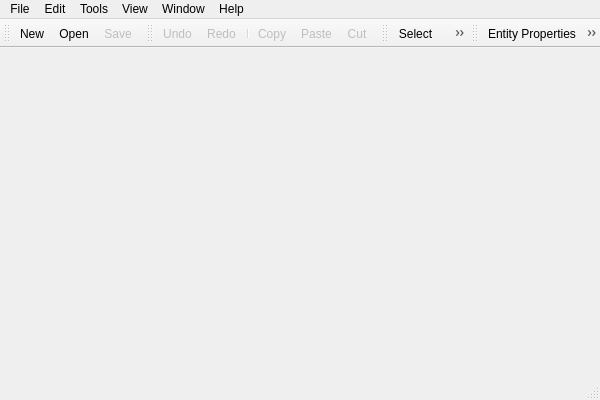
<?xml version="1.0" encoding="UTF-8"?>
<ui version="4.0">
 <class>MainWindow</class>
 <widget class="QMainWindow" name="MainWindow">
  <property name="geometry">
   <rect>
    <x>0</x>
    <y>0</y>
    <width>600</width>
    <height>400</height>
   </rect>
  </property>
  <property name="windowTitle">
   <string>breezEd</string>
  </property>
  <property name="animated">
   <bool>false</bool>
  </property>
  <property name="dockNestingEnabled">
   <bool>true</bool>
  </property>
  <property name="dockOptions">
   <set>QMainWindow::AllowNestedDocks|QMainWindow::AllowTabbedDocks</set>
  </property>
  <widget class="QWidget" name="centralWidget">
   <layout class="QGridLayout" name="gridLayout">
    <property name="leftMargin">
     <number>0</number>
    </property>
    <property name="topMargin">
     <number>0</number>
    </property>
    <property name="rightMargin">
     <number>0</number>
    </property>
    <property name="bottomMargin">
     <number>0</number>
    </property>
    <item row="0" column="0">
     <widget class="QMdiArea" name="mdiArea">
      <property name="background">
       <brush brushstyle="NoBrush">
        <color alpha="255">
         <red>227</red>
         <green>233</green>
         <blue>239</blue>
        </color>
       </brush>
      </property>
      <property name="viewMode">
       <enum>QMdiArea::TabbedView</enum>
      </property>
      <property name="documentMode">
       <bool>true</bool>
      </property>
      <property name="tabsClosable">
       <bool>true</bool>
      </property>
      <property name="tabsMovable">
       <bool>true</bool>
      </property>
      <property name="tabShape">
       <enum>QTabWidget::Rounded</enum>
      </property>
      <property name="tabPosition">
       <enum>QTabWidget::North</enum>
      </property>
     </widget>
    </item>
   </layout>
  </widget>
  <widget class="QMenuBar" name="menuBar">
   <property name="geometry">
    <rect>
     <x>0</x>
     <y>0</y>
     <width>600</width>
     <height>21</height>
    </rect>
   </property>
   <widget class="QMenu" name="menuFile">
    <property name="title">
     <string>File</string>
    </property>
    <addaction name="actionNew"/>
    <addaction name="separator"/>
    <addaction name="actionOpen"/>
    <addaction name="actionOpen_As"/>
    <addaction name="separator"/>
    <addaction name="actionSave"/>
    <addaction name="actionSave_As"/>
    <addaction name="separator"/>
    <addaction name="actionQuit"/>
   </widget>
   <widget class="QMenu" name="menuEdit">
    <property name="title">
     <string>Edit</string>
    </property>
    <addaction name="actionUndo"/>
    <addaction name="actionRedo"/>
    <addaction name="separator"/>
    <addaction name="actionCopy"/>
    <addaction name="actionPaste"/>
    <addaction name="actionCut"/>
    <addaction name="separator"/>
    <addaction name="actionDeselect"/>
    <addaction name="actionSelect_All"/>
    <addaction name="separator"/>
    <addaction name="actionSelectFrom"/>
   </widget>
   <widget class="QMenu" name="menuWindows">
    <property name="title">
     <string>View</string>
    </property>
    <widget class="QMenu" name="menuLayout">
     <property name="title">
      <string>Layout</string>
     </property>
     <addaction name="actionSave_Layout"/>
     <addaction name="actionRestore_Layout"/>
     <addaction name="separator"/>
     <addaction name="actionSave_Layout_As"/>
     <addaction name="actionLoad_Layout_From"/>
     <addaction name="separator"/>
     <addaction name="actionRestore_Default_Layout"/>
    </widget>
    <widget class="QMenu" name="menuAssets">
     <property name="title">
      <string>Assets</string>
     </property>
     <addaction name="actionAsset_Browser"/>
     <addaction name="actionEntity_Builder"/>
    </widget>
    <widget class="QMenu" name="menuScene">
     <property name="title">
      <string>Scene</string>
     </property>
     <addaction name="actionAdd_Scene_View"/>
     <addaction name="actionEntity_Selection"/>
     <addaction name="actionWorld_Tree"/>
    </widget>
    <widget class="QMenu" name="menuOther">
     <property name="title">
      <string>Other</string>
     </property>
     <addaction name="actionUndo_History"/>
     <addaction name="actionConsole"/>
    </widget>
    <widget class="QMenu" name="menuProperties">
     <property name="title">
      <string>Properties</string>
     </property>
     <addaction name="actionEntity_Properties"/>
     <addaction name="actionMaterial_Properties"/>
    </widget>
    <widget class="QMenu" name="menuComponents">
     <property name="title">
      <string>Components</string>
     </property>
     <addaction name="actionComponent_Browser"/>
     <addaction name="separator"/>
    </widget>
    <addaction name="menuLayout"/>
    <addaction name="separator"/>
    <addaction name="menuScene"/>
    <addaction name="menuAssets"/>
    <addaction name="menuProperties"/>
    <addaction name="menuComponents"/>
    <addaction name="menuOther"/>
   </widget>
   <widget class="QMenu" name="menuWindow">
    <property name="title">
     <string>Window</string>
    </property>
    <widget class="QMenu" name="menuArrange">
     <property name="title">
      <string>Arrange</string>
     </property>
     <addaction name="actionTile_Windows"/>
     <addaction name="actionCascade_Windows"/>
    </widget>
    <addaction name="menuArrange"/>
    <addaction name="separator"/>
    <addaction name="actionNext_Window"/>
    <addaction name="actionPrevious_Window"/>
    <addaction name="actionAll_Windows"/>
    <addaction name="separator"/>
    <addaction name="actionClose_Window"/>
    <addaction name="actionClose_All_Windows"/>
   </widget>
   <widget class="QMenu" name="menuHelp">
    <property name="title">
     <string>Help</string>
    </property>
    <addaction name="actionAbout"/>
   </widget>
   <widget class="QMenu" name="menuTools">
    <property name="title">
     <string>Tools</string>
    </property>
    <addaction name="actionMesh_Import"/>
    <addaction name="actionShape_Import"/>
   </widget>
   <addaction name="menuFile"/>
   <addaction name="menuEdit"/>
   <addaction name="menuTools"/>
   <addaction name="menuWindows"/>
   <addaction name="menuWindow"/>
   <addaction name="menuHelp"/>
  </widget>
  <widget class="QToolBar" name="fileToolBar">
   <property name="windowTitle">
    <string>File Bar</string>
   </property>
   <property name="iconSize">
    <size>
     <width>16</width>
     <height>16</height>
    </size>
   </property>
   <attribute name="toolBarArea">
    <enum>TopToolBarArea</enum>
   </attribute>
   <attribute name="toolBarBreak">
    <bool>false</bool>
   </attribute>
   <addaction name="actionNew"/>
   <addaction name="actionOpen"/>
   <addaction name="actionSave"/>
  </widget>
  <widget class="QStatusBar" name="statusBar"/>
  <widget class="QToolBar" name="editToolBar">
   <property name="windowTitle">
    <string>Edit Bar</string>
   </property>
   <property name="iconSize">
    <size>
     <width>16</width>
     <height>16</height>
    </size>
   </property>
   <attribute name="toolBarArea">
    <enum>TopToolBarArea</enum>
   </attribute>
   <attribute name="toolBarBreak">
    <bool>false</bool>
   </attribute>
   <addaction name="actionUndo"/>
   <addaction name="actionRedo"/>
   <addaction name="separator"/>
   <addaction name="actionCopy"/>
   <addaction name="actionPaste"/>
   <addaction name="actionCut"/>
  </widget>
  <widget class="QToolBar" name="transformToolBar">
   <property name="windowTitle">
    <string>Transform Bar</string>
   </property>
   <property name="iconSize">
    <size>
     <width>16</width>
     <height>16</height>
    </size>
   </property>
   <attribute name="toolBarArea">
    <enum>TopToolBarArea</enum>
   </attribute>
   <attribute name="toolBarBreak">
    <bool>false</bool>
   </attribute>
   <addaction name="actionSelect"/>
   <addaction name="actionTranslate"/>
   <addaction name="actionRotate"/>
   <addaction name="actionScale"/>
   <addaction name="separator"/>
   <addaction name="actionWorld_Transform"/>
   <addaction name="actionObject_Transform"/>
  </widget>
  <widget class="QToolBar" name="assetToolBar">
   <property name="windowTitle">
    <string>Entity Bar</string>
   </property>
   <property name="iconSize">
    <size>
     <width>16</width>
     <height>16</height>
    </size>
   </property>
   <attribute name="toolBarArea">
    <enum>TopToolBarArea</enum>
   </attribute>
   <attribute name="toolBarBreak">
    <bool>false</bool>
   </attribute>
   <addaction name="actionEntity_Properties"/>
   <addaction name="actionWorld_Tree"/>
   <addaction name="actionEntity_Selection"/>
   <addaction name="actionAsset_Browser"/>
   <addaction name="actionEntity_Builder"/>
  </widget>
  <action name="actionNew">
   <property name="icon">
    <iconset resource="../resource/breezEd.qrc">
     <normaloff>:/breezEd/icons/file/new</normaloff>:/breezEd/icons/file/new</iconset>
   </property>
   <property name="text">
    <string>New</string>
   </property>
   <property name="shortcut">
    <string>Ctrl+N</string>
   </property>
  </action>
  <action name="actionOpen">
   <property name="icon">
    <iconset resource="../resource/breezEd.qrc">
     <normaloff>:/breezEd/icons/file/open</normaloff>:/breezEd/icons/file/open</iconset>
   </property>
   <property name="text">
    <string>Open</string>
   </property>
   <property name="shortcut">
    <string>Ctrl+O</string>
   </property>
  </action>
  <action name="actionSave">
   <property name="enabled">
    <bool>false</bool>
   </property>
   <property name="icon">
    <iconset resource="../resource/breezEd.qrc">
     <normaloff>:/breezEd/icons/file/save</normaloff>:/breezEd/icons/file/save</iconset>
   </property>
   <property name="text">
    <string>Save</string>
   </property>
   <property name="shortcut">
    <string>Ctrl+S</string>
   </property>
  </action>
  <action name="actionSave_As">
   <property name="enabled">
    <bool>false</bool>
   </property>
   <property name="text">
    <string>Save As</string>
   </property>
  </action>
  <action name="actionQuit">
   <property name="text">
    <string>Quit</string>
   </property>
  </action>
  <action name="actionAbout">
   <property name="text">
    <string>About</string>
   </property>
  </action>
  <action name="actionSelectFrom">
   <property name="enabled">
    <bool>false</bool>
   </property>
   <property name="text">
    <string>Select...</string>
   </property>
   <property name="shortcut">
    <string>F2</string>
   </property>
  </action>
  <action name="actionDeselect">
   <property name="enabled">
    <bool>false</bool>
   </property>
   <property name="text">
    <string>Deselect</string>
   </property>
   <property name="shortcut">
    <string>Ctrl+D</string>
   </property>
  </action>
  <action name="actionCopy">
   <property name="enabled">
    <bool>false</bool>
   </property>
   <property name="icon">
    <iconset resource="../resource/breezEd.qrc">
     <normaloff>:/breezEd/icons/edit/copy</normaloff>:/breezEd/icons/edit/copy</iconset>
   </property>
   <property name="text">
    <string>Copy</string>
   </property>
   <property name="shortcut">
    <string>Ctrl+C</string>
   </property>
  </action>
  <action name="actionPaste">
   <property name="enabled">
    <bool>false</bool>
   </property>
   <property name="icon">
    <iconset resource="../resource/breezEd.qrc">
     <normaloff>:/breezEd/icons/edit/paste</normaloff>:/breezEd/icons/edit/paste</iconset>
   </property>
   <property name="text">
    <string>Paste</string>
   </property>
   <property name="shortcut">
    <string>Ctrl+V</string>
   </property>
  </action>
  <action name="actionCut">
   <property name="enabled">
    <bool>false</bool>
   </property>
   <property name="icon">
    <iconset resource="../resource/breezEd.qrc">
     <normaloff>:/breezEd/icons/edit/cut</normaloff>:/breezEd/icons/edit/cut</iconset>
   </property>
   <property name="text">
    <string>Cut</string>
   </property>
   <property name="shortcut">
    <string>Ctrl+X</string>
   </property>
  </action>
  <action name="actionUndo">
   <property name="enabled">
    <bool>false</bool>
   </property>
   <property name="icon">
    <iconset resource="../resource/breezEd.qrc">
     <normaloff>:/breezEd/icons/edit/undo</normaloff>:/breezEd/icons/edit/undo</iconset>
   </property>
   <property name="text">
    <string>Undo</string>
   </property>
   <property name="shortcut">
    <string>Ctrl+Z</string>
   </property>
  </action>
  <action name="actionRedo">
   <property name="enabled">
    <bool>false</bool>
   </property>
   <property name="icon">
    <iconset resource="../resource/breezEd.qrc">
     <normaloff>:/breezEd/icons/edit/redo</normaloff>:/breezEd/icons/edit/redo</iconset>
   </property>
   <property name="text">
    <string>Redo</string>
   </property>
   <property name="shortcut">
    <string>Ctrl+Y</string>
   </property>
  </action>
  <action name="actionRestore_Default_Layout">
   <property name="enabled">
    <bool>false</bool>
   </property>
   <property name="text">
    <string>Restore Default Layout</string>
   </property>
  </action>
  <action name="actionRestore_Layout">
   <property name="text">
    <string>Restore Layout</string>
   </property>
  </action>
  <action name="actionSave_Layout">
   <property name="text">
    <string>Save Layout</string>
   </property>
  </action>
  <action name="actionSave_Layout_As">
   <property name="enabled">
    <bool>false</bool>
   </property>
   <property name="text">
    <string>Save Layout As</string>
   </property>
  </action>
  <action name="actionLoad_Layout_From">
   <property name="enabled">
    <bool>false</bool>
   </property>
   <property name="text">
    <string>Load Layout From</string>
   </property>
  </action>
  <action name="actionTile_Windows">
   <property name="icon">
    <iconset resource="../resource/breezEd.qrc">
     <normaloff>:/breezEd/icons/window/tile</normaloff>:/breezEd/icons/window/tile</iconset>
   </property>
   <property name="text">
    <string>Tile Windows</string>
   </property>
   <property name="shortcut">
    <string>F11</string>
   </property>
  </action>
  <action name="actionCascade_Windows">
   <property name="icon">
    <iconset resource="../resource/breezEd.qrc">
     <normaloff>:/breezEd/icons/window/cascade</normaloff>:/breezEd/icons/window/cascade</iconset>
   </property>
   <property name="text">
    <string>Cascade Windows</string>
   </property>
  </action>
  <action name="actionClose_Window">
   <property name="text">
    <string>Close Window</string>
   </property>
  </action>
  <action name="actionClose_All_Windows">
   <property name="text">
    <string>Close All Windows</string>
   </property>
  </action>
  <action name="actionNext_Window">
   <property name="text">
    <string>Next Window</string>
   </property>
   <property name="shortcut">
    <string>F10</string>
   </property>
  </action>
  <action name="actionPrevious_Window">
   <property name="text">
    <string>Previous Window</string>
   </property>
   <property name="shortcut">
    <string>F9</string>
   </property>
  </action>
  <action name="actionAll_Windows">
   <property name="icon">
    <iconset resource="../resource/breezEd.qrc">
     <normaloff>:/breezEd/icons/window/windows</normaloff>:/breezEd/icons/window/windows</iconset>
   </property>
   <property name="text">
    <string>All Windows...</string>
   </property>
  </action>
  <action name="actionWorld_Transform">
   <property name="checkable">
    <bool>true</bool>
   </property>
   <property name="icon">
    <iconset resource="../resource/breezEd.qrc">
     <normaloff>:/breezEd/icons/transform/world</normaloff>:/breezEd/icons/transform/world</iconset>
   </property>
   <property name="text">
    <string>World Transform</string>
   </property>
   <property name="shortcut">
    <string>Ctrl+W</string>
   </property>
  </action>
  <action name="actionObject_Transform">
   <property name="checkable">
    <bool>true</bool>
   </property>
   <property name="checked">
    <bool>true</bool>
   </property>
   <property name="icon">
    <iconset resource="../resource/breezEd.qrc">
     <normaloff>:/breezEd/icons/transform/object</normaloff>:/breezEd/icons/transform/object</iconset>
   </property>
   <property name="text">
    <string>Object Transform</string>
   </property>
   <property name="shortcut">
    <string>Ctrl+W</string>
   </property>
  </action>
  <action name="actionTranslate">
   <property name="checkable">
    <bool>true</bool>
   </property>
   <property name="icon">
    <iconset resource="../resource/breezEd.qrc">
     <normaloff>:/breezEd/icons/transform/move</normaloff>:/breezEd/icons/transform/move</iconset>
   </property>
   <property name="text">
    <string>Translate</string>
   </property>
   <property name="shortcut">
    <string>Ctrl+T</string>
   </property>
  </action>
  <action name="actionRotate">
   <property name="checkable">
    <bool>true</bool>
   </property>
   <property name="icon">
    <iconset resource="../resource/breezEd.qrc">
     <normaloff>:/breezEd/icons/transform/rotate</normaloff>:/breezEd/icons/transform/rotate</iconset>
   </property>
   <property name="text">
    <string>Rotate</string>
   </property>
  </action>
  <action name="actionScale">
   <property name="checkable">
    <bool>true</bool>
   </property>
   <property name="icon">
    <iconset resource="../resource/breezEd.qrc">
     <normaloff>:/breezEd/icons/transform/scale</normaloff>:/breezEd/icons/transform/scale</iconset>
   </property>
   <property name="text">
    <string>Scale</string>
   </property>
  </action>
  <action name="actionSelect">
   <property name="checkable">
    <bool>true</bool>
   </property>
   <property name="icon">
    <iconset resource="../resource/breezEd.qrc">
     <normaloff>:/breezEd/icons/transform/select</normaloff>:/breezEd/icons/transform/select</iconset>
   </property>
   <property name="text">
    <string>Select</string>
   </property>
  </action>
  <action name="actionOpen_As">
   <property name="text">
    <string>Open As</string>
   </property>
  </action>
  <action name="actionEntity_Builder">
   <property name="icon">
    <iconset resource="../resource/breezEd.qrc">
     <normaloff>:/breezEd/icons/tools/entity</normaloff>:/breezEd/icons/tools/entity</iconset>
   </property>
   <property name="text">
    <string>Entity Builder</string>
   </property>
  </action>
  <action name="actionAsset_Browser">
   <property name="icon">
    <iconset resource="../resource/breezEd.qrc">
     <normaloff>:/breezEd/icons/tools/asset</normaloff>:/breezEd/icons/tools/asset</iconset>
   </property>
   <property name="text">
    <string>Asset Browser</string>
   </property>
  </action>
  <action name="actionUndo_History">
   <property name="text">
    <string>Undo History</string>
   </property>
  </action>
  <action name="actionConsole">
   <property name="text">
    <string>Console</string>
   </property>
  </action>
  <action name="actionAdd_Scene_View">
   <property name="text">
    <string>Add Scene View</string>
   </property>
  </action>
  <action name="actionEntity_Properties">
   <property name="icon">
    <iconset resource="../resource/breezEd.qrc">
     <normaloff>:/breezEd/icons/tools/properties</normaloff>:/breezEd/icons/tools/properties</iconset>
   </property>
   <property name="text">
    <string>Entity Properties</string>
   </property>
  </action>
  <action name="actionMaterial_Properties">
   <property name="text">
    <string>Material Properties</string>
   </property>
  </action>
  <action name="actionEntity_Selection">
   <property name="icon">
    <iconset resource="../resource/breezEd.qrc">
     <normaloff>:/breezEd/icons/tools/selection</normaloff>:/breezEd/icons/tools/selection</iconset>
   </property>
   <property name="text">
    <string>Entity Selection</string>
   </property>
  </action>
  <action name="actionWorld_Tree">
   <property name="icon">
    <iconset resource="../resource/breezEd.qrc">
     <normaloff>:/breezEd/icons/tools/world</normaloff>:/breezEd/icons/tools/world</iconset>
   </property>
   <property name="text">
    <string>World Tree</string>
   </property>
  </action>
  <action name="actionMesh_Import">
   <property name="text">
    <string>Mesh Import</string>
   </property>
  </action>
  <action name="actionShape_Import">
   <property name="text">
    <string>Shape Import</string>
   </property>
  </action>
  <action name="actionSelect_All">
   <property name="enabled">
    <bool>false</bool>
   </property>
   <property name="text">
    <string>Select All</string>
   </property>
   <property name="shortcut">
    <string>Ctrl+A</string>
   </property>
  </action>
  <action name="actionComponent_Browser">
   <property name="enabled">
    <bool>false</bool>
   </property>
   <property name="icon">
    <iconset resource="../resource/breezEd.qrc">
     <normaloff>:/breezEd/icons/tools/component</normaloff>:/breezEd/icons/tools/component</iconset>
   </property>
   <property name="text">
    <string>New Browser:</string>
   </property>
   <property name="iconText">
    <string>Component</string>
   </property>
   <property name="toolTip">
    <string>Select type of components to browse</string>
   </property>
  </action>
 </widget>
 <layoutdefault spacing="6" margin="11"/>
 <resources>
  <include location="../resource/breezEd.qrc"/>
 </resources>
 <connections>
  <connection>
   <sender>actionQuit</sender>
   <signal>triggered()</signal>
   <receiver>MainWindow</receiver>
   <slot>close()</slot>
   <hints>
    <hint type="sourcelabel">
     <x>-1</x>
     <y>-1</y>
    </hint>
    <hint type="destinationlabel">
     <x>299</x>
     <y>199</y>
    </hint>
   </hints>
  </connection>
  <connection>
   <sender>actionRestore_Layout</sender>
   <signal>triggered()</signal>
   <receiver>MainWindow</receiver>
   <slot>restoreLayout()</slot>
   <hints>
    <hint type="sourcelabel">
     <x>-1</x>
     <y>-1</y>
    </hint>
    <hint type="destinationlabel">
     <x>299</x>
     <y>199</y>
    </hint>
   </hints>
  </connection>
  <connection>
   <sender>actionSave_Layout</sender>
   <signal>triggered()</signal>
   <receiver>MainWindow</receiver>
   <slot>saveLayout()</slot>
   <hints>
    <hint type="sourcelabel">
     <x>-1</x>
     <y>-1</y>
    </hint>
    <hint type="destinationlabel">
     <x>299</x>
     <y>199</y>
    </hint>
   </hints>
  </connection>
  <connection>
   <sender>actionCascade_Windows</sender>
   <signal>triggered()</signal>
   <receiver>mdiArea</receiver>
   <slot>cascadeSubWindows()</slot>
   <hints>
    <hint type="sourcelabel">
     <x>-1</x>
     <y>-1</y>
    </hint>
    <hint type="destinationlabel">
     <x>299</x>
     <y>213</y>
    </hint>
   </hints>
  </connection>
  <connection>
   <sender>actionTile_Windows</sender>
   <signal>triggered()</signal>
   <receiver>MainWindow</receiver>
   <slot>tileWindows()</slot>
   <hints>
    <hint type="sourcelabel">
     <x>-1</x>
     <y>-1</y>
    </hint>
    <hint type="destinationlabel">
     <x>299</x>
     <y>199</y>
    </hint>
   </hints>
  </connection>
  <connection>
   <sender>actionClose_Window</sender>
   <signal>triggered()</signal>
   <receiver>mdiArea</receiver>
   <slot>closeActiveSubWindow()</slot>
   <hints>
    <hint type="sourcelabel">
     <x>-1</x>
     <y>-1</y>
    </hint>
    <hint type="destinationlabel">
     <x>299</x>
     <y>213</y>
    </hint>
   </hints>
  </connection>
  <connection>
   <sender>actionClose_All_Windows</sender>
   <signal>triggered()</signal>
   <receiver>mdiArea</receiver>
   <slot>closeAllSubWindows()</slot>
   <hints>
    <hint type="sourcelabel">
     <x>-1</x>
     <y>-1</y>
    </hint>
    <hint type="destinationlabel">
     <x>299</x>
     <y>213</y>
    </hint>
   </hints>
  </connection>
  <connection>
   <sender>actionPrevious_Window</sender>
   <signal>triggered()</signal>
   <receiver>mdiArea</receiver>
   <slot>activatePreviousSubWindow()</slot>
   <hints>
    <hint type="sourcelabel">
     <x>-1</x>
     <y>-1</y>
    </hint>
    <hint type="destinationlabel">
     <x>299</x>
     <y>213</y>
    </hint>
   </hints>
  </connection>
  <connection>
   <sender>actionNext_Window</sender>
   <signal>triggered()</signal>
   <receiver>mdiArea</receiver>
   <slot>activateNextSubWindow()</slot>
   <hints>
    <hint type="sourcelabel">
     <x>-1</x>
     <y>-1</y>
    </hint>
    <hint type="destinationlabel">
     <x>299</x>
     <y>213</y>
    </hint>
   </hints>
  </connection>
  <connection>
   <sender>actionAll_Windows</sender>
   <signal>triggered()</signal>
   <receiver>MainWindow</receiver>
   <slot>showWindowsDialog()</slot>
   <hints>
    <hint type="sourcelabel">
     <x>-1</x>
     <y>-1</y>
    </hint>
    <hint type="destinationlabel">
     <x>299</x>
     <y>199</y>
    </hint>
   </hints>
  </connection>
 </connections>
 <slots>
  <slot>saveLayout()</slot>
  <slot>restoreLayout()</slot>
  <slot>showWindowsDialog()</slot>
  <slot>tileWindows()</slot>
  <slot>addView()</slot>
 </slots>
</ui>
